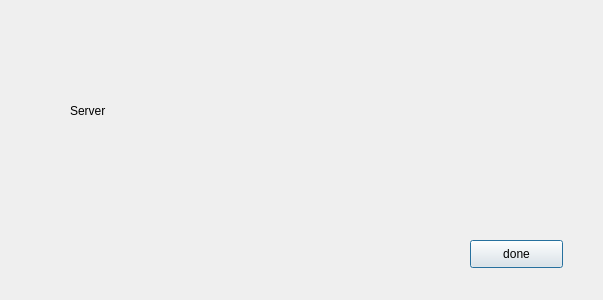
<?xml version="1.0" encoding="UTF-8"?>
<ui version="4.0">
 <class>ConfigDialog</class>
 <widget class="QDialog" name="ConfigDialog">
  <property name="geometry">
   <rect>
    <x>0</x>
    <y>0</y>
    <width>603</width>
    <height>300</height>
   </rect>
  </property>
  <property name="windowTitle">
   <string>Dialog</string>
  </property>
  <widget class="QLabel" name="server">
   <property name="geometry">
    <rect>
     <x>70</x>
     <y>90</y>
     <width>61</width>
     <height>41</height>
    </rect>
   </property>
   <property name="text">
    <string>Server</string>
   </property>
  </widget>
  <widget class="QPushButton" name="done_btn">
   <property name="geometry">
    <rect>
     <x>470</x>
     <y>240</y>
     <width>93</width>
     <height>28</height>
    </rect>
   </property>
   <property name="text">
    <string>done</string>
   </property>
  </widget>
 </widget>
 <resources/>
 <connections/>
</ui>
